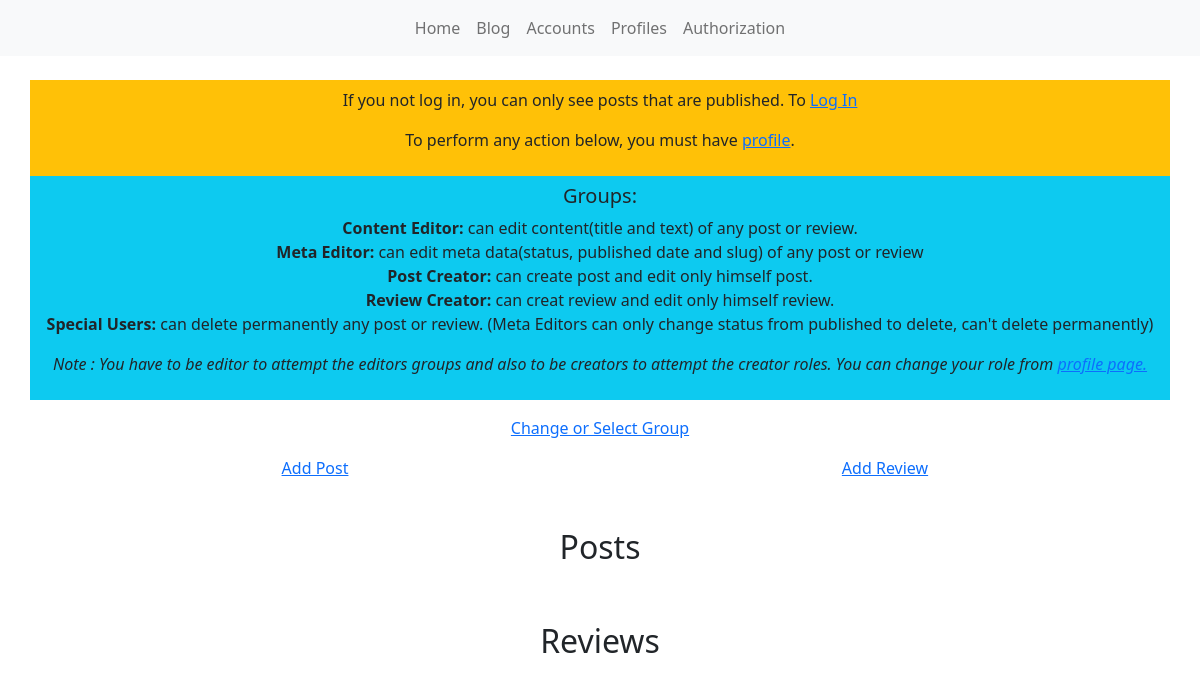
Before: /authorization/ with the older database file.
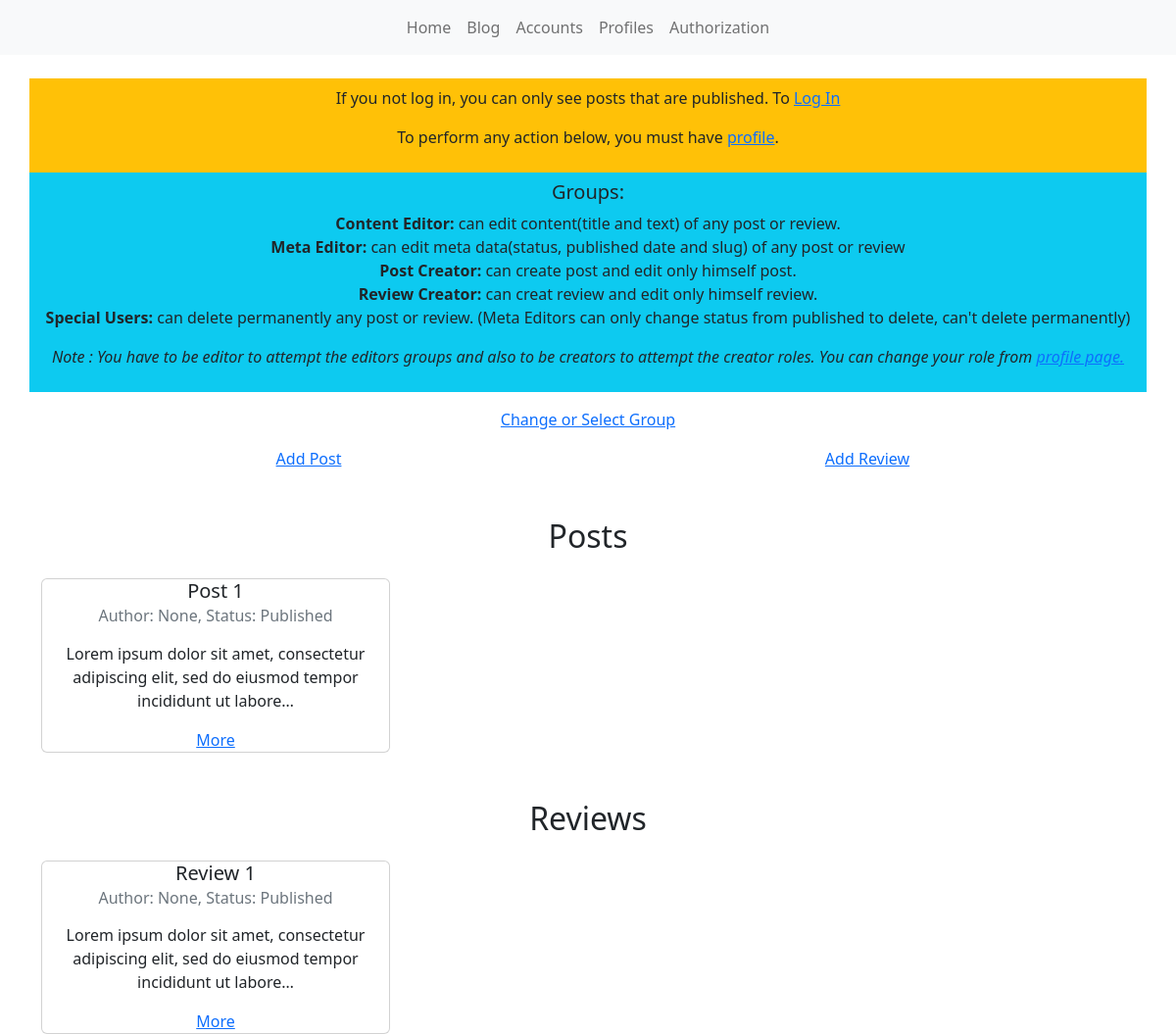
After: the same page with the newer database file.
### authorization/models.py (models this page shows, shortened)
class Post(models.Model):
    uuid = models.UUIDField(default=uuid.uuid4, editable=False)
    slug = models.SlugField(blank=True, max_length=200)
    updated_at = models.DateTimeField(auto_now=True)
    published_at = models.DateTimeField(default=now, blank=True)
    status = models.CharField(
        choices=status,
        max_length=3,
        default='dr',
        blank=True,
    )
    title = models.CharField(max_length=200)
    author = models.ForeignKey(Creator, on_delete=models.SET_NULL, null=True)
    content = models.TextField(max_length=10000)

class Review(models.Model):
    uuid = models.UUIDField(default=uuid.uuid4, editable=False)
    slug = models.SlugField(blank=True, max_length=200)
    updated_at = models.DateTimeField(auto_now=True)
    published_at = models.DateTimeField(default=now, blank=True)
    status = models.CharField(
        choices=status,
        max_length=3,
        default='dr',
        blank=True,
    )
    title = models.CharField(max_length=200)
    author = models.ForeignKey(Creator, on_delete=models.SET_NULL, null=True)
    content = models.TextField(max_length=10000)
    post = models.ForeignKey(Post, on_delete=models.CASCADE)

### authorization/views.py (the view)
# urls.py: path("", MainView.as_view(), name='accounts'),
class MainView(TemplateView):
    template_name = 'authorization/main.html'
    def get_context_data(self, **kwargs):
        context = super().get_context_data(**kwargs)
        if self.request.user.is_authenticated:
            context["all_posts"] = Post.objects.all()
            context['all_reviews'] = Review.objects.all()
        else:
            context["all_posts"] = Post.objects.filter(status='pub')
            context['all_reviews'] = Review.objects.filter(status='pub')
        return context

### templates/authorization/main.html (shortened to what this page needs)
{% extends 'base/base.html' %}
{% block body %}
<div class="container">
    <div class="row mt-4 text-center">
        <div class="col-12 py-2 bg-warning">
            <p>
                If you not log in, you can only see posts that are published. To <a href="{% url 'profile-login'%}"> Log In</a>
            </p>
            <p>
                To perform any action below, you must have <a href="{% url 'profile-main' %}">profile</a>.
            </p>
        </div>
        <div class="col-12 py-2 bg-info">
            <h5>Groups:</h5>
            <p>
                <bold class="fw-bolder">
                    Content Editor:
                </bold>
                can edit content(title and text) of any post or review.
                <br>
                <bold class="fw-bolder">
                    Meta Editor:
                </bold>
                can edit meta data(status, published date and slug) of any post or review
                <br>
                <bold class="fw-bolder">
                    Post Creator:
                </bold>
                can create post and edit only himself post.
                <br>
                <bold class="fw-bolder">
                    Review Creator:
                </bold>
                can creat review and edit only himself review.
                <br>
                <bold class="fw-bolder">
                    Special Users:
                </bold>
                can delete permanently any post or review. (Meta Editors can only change status from published to delete, can't delete permanently)
            </p>
            <p class="fst-italic">
                Note : You have to be editor to attempt the editors groups and also to be creators to attempt the creator roles. You can change your role from
                <a href="{% url 'profile-update' %}">
                    profile page.
                </a>
            </p>
        </div>
        <a href="{% url 'authorization-group' %}">
            <div class="col-12 pt-3">
                Change or Select Group
            </div>
        </a>
    </div>
    <div class="row pt-3 text-center">
        <div class="col-6">
            <a href="{% url 'authorization-add-post' %}">
                Add Post
            </a>
        </div>
        <div class="col-6">
            <a href="{% url 'authorization-add-review' %}">
                Add Review
            </a>
        </div>
    </div>
    <div class="row pt-5">
        <h2 class="text-center">
            Posts
        </h2>
        {% for post in all_posts %}
        <div class="col-4 text-center mt-3">
            <div class="card">
                <h5 class="card-title">
                    {{post.title}}
                </h5>
                <h6 class="card-subtitle mb-3 text-muted">
                    Author: {{post.author}}, Status: {{post.get_status_display}}
                </h6>
                <p class="card-text">
                    {{post.content|truncatechars:100}}
                </p>
                <a href="{% url 'authorization-detail-post' slug=post.slug uuid=post.uuid  %}">
                    More
                </a>
            </div>
        </div>
        {% endfor %}
    </div>
    <div class="row pt-5">
        <h2 class="text-center">
            Reviews
        </h2>
        {% for review in all_reviews %}
        <div class="col-4 text-center mt-3">
            <div class="card">
                <h5 class="card-title">
                    {{review.title}}
                </h5>
                <h6 class="card-subtitle mb-3 text-muted">
                    Author: {{review.author}}, Status: {{review.get_status_display}}
                </h6>
                <p class="card-text">
                    {{review.content|truncatechars:100}}
                </p>
                <a href="{% url 'authorization-detail-review' slug=review.slug uuid=review.uuid  %}">
                    More
                </a>
            </div>
        </div>
        {% endfor %}
    </div>
</div>
{% endblock%}

Changed rows visible on the page:
added Post: title "Post 1", author "None", status "Published", content "Lorem ipsum dolor sit amet, consectetur adipiscing elit, sed do eiusmod tempor incididunt ut labore…"
added Review: title "Review 1", author "None", status "Published", content "Lorem ipsum dolor sit amet, consectetur adipiscing elit, sed do eiusmod tempor incididunt ut labore…"
